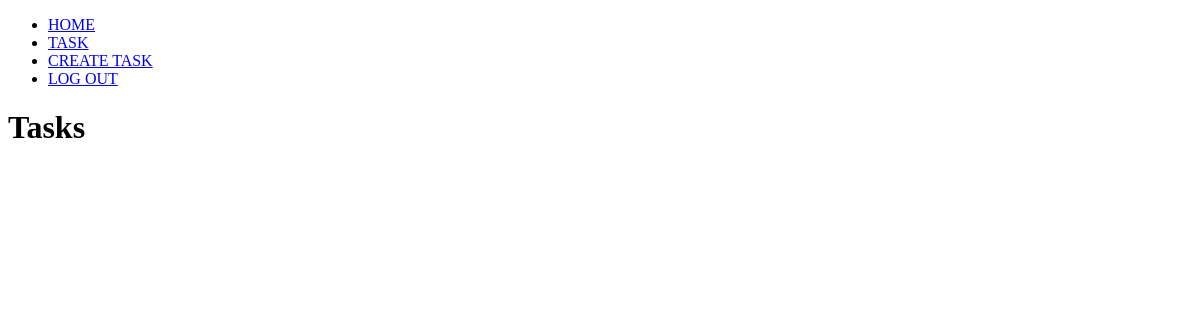
The app's page /tasks/ (signed in), older data.
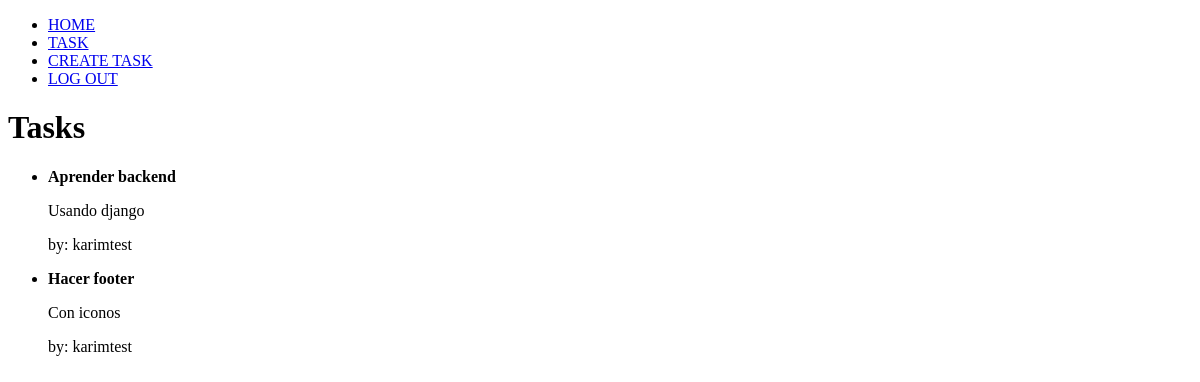
The same page, newer data.
### tasks/models.py (models this page shows, shortened)
class Task(models.Model):
    title = models.CharField(max_length=200)
    description = models.TextField(blank=True)
    created = models.DateTimeField(auto_now_add=True)
    datecompleted = models.DateTimeField(null=True, blank=True)
    important = models.BooleanField(default=False)
    user = models.ForeignKey(User, on_delete=models.CASCADE)

### tasks/views.py (the view)
# urls.py: path('tasks/', views.tasks, name='tasks'),
def tasks(request):
    tasks = Task.objects.filter(user=request.user, datecompleted__isnull=True)
    return render(request, 'tasks.html', {
        'tasks' : tasks
    })

### tasks/templates/tasks.html
{% extends 'base.html' %}
{% block content %}
<h1>Tasks</h1>
<ul>
  {% for task in tasks %}
  <li>
    {% if task.important %}
    <strong>{{task.title}}</strong>
    {% else %} {{task.title}} {% endif %}
    <p>{{task.description}}</p>
    <p>by: {{task.user}}</p>
  </li>
  {% endfor %}
</ul>
{% endblock %}

### tasks/templates/base.html (shortened to what this page needs)
<!DOCTYPE html>
<html lang="en">
  <head>
  </head>
  <header>
    <nav>
      <ul>
        <li>
          <a href="/">HOME</a>
        </li>
        <li>
          <a href="/tasks">TASK</a>
        </li>
        <li>
          <a href="/tasks/create">CREATE TASK</a>
        </li>
        {% if user.is_authenticated %}
        <li>
          <a href="/logout">LOG OUT</a>
        </li>
        {% endif %}
      </ul>
    </nav>
  </header>
  <body>
    {% block content %} {% endblock %}
  </body>
</html>

Row changes from the older to the newer data that the page shows:
added Task: title "Aprender backend", description "Usando django", user "karimtest"
added Task: title "Hacer footer", description "Con iconos", user "karimtest"
